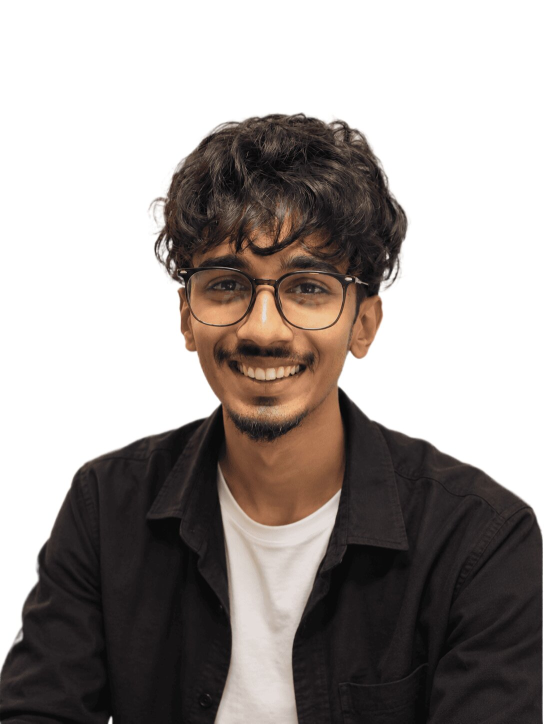
#> input picture me.jpg, 1087 x 1447 px (shown at 1/2 size)
$ python dither.py me.jpg avatar.png 120 3 '#' portrait for About Me
#> lines starting #> are read from the running program, lines starting #| are printed output that depends on the picture; after the words box and inside, x2 and y2 are one past the last pixel; in counts of white or black regions, pixels touching at a corner belong together
#!/usr/bin/env python3
"""
Turn any photo into a 1-bit dithered pixel image (the retro "Mac" look).

usage:
  python3 dither.py input.jpg output.png [width] [pixel_size]

  width       how many "pixels" wide the art is   (default 160)
  pixel_size  how big each pixel is drawn          (default 3)

examples:
  python3 dither.py me.jpg avatar.png 120 3       # portrait for About Me
  python3 dither.py banner.jpg banner.png 240 3   # wide banner
"""
import sys
from PIL import Image, ImageOps, ImageEnhance

src, out = sys.argv[1], sys.argv[2]
width = int(sys.argv[3]) if len(sys.argv) > 3 else 160
px = int(sys.argv[4]) if len(sys.argv) > 4 else 3

img = Image.open(src).convert("L")
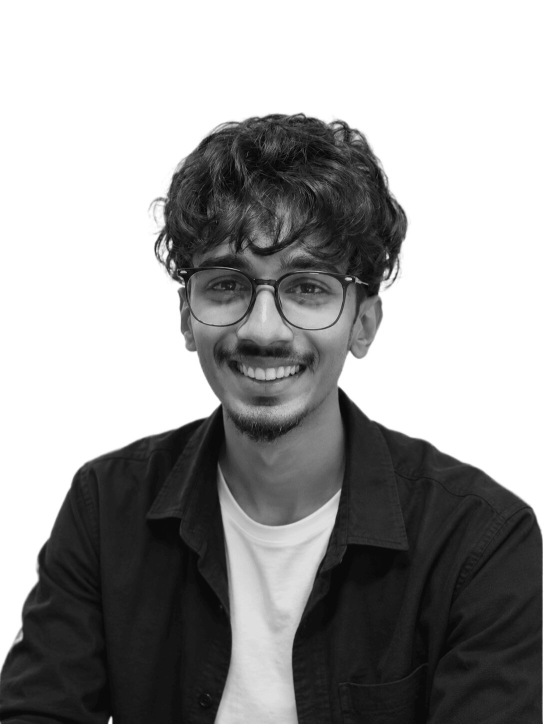
#> img: PIL image 1087x1447 L (shown at 1/2 size); min 0, max 255, mean 156.4
img = ImageOps.autocontrast(img, cutoff=2)
img = ImageEnhance.Contrast(img).enhance(1.4)
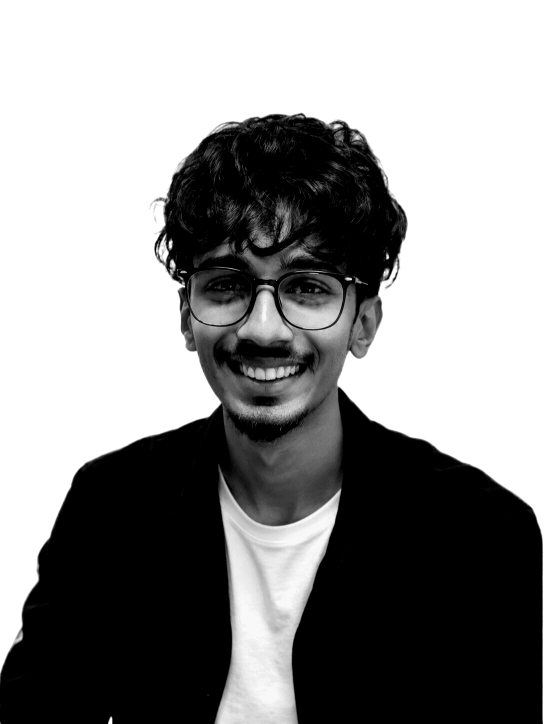
#> img: PIL image 1087x1447 L (shown at 1/2 size); min 0, max 255, mean 143.3

h = int(img.height * width / img.width)
#> h = 159
img = img.resize((width, h), Image.LANCZOS)
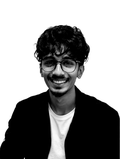
#> img: PIL image 120x159 L; min 0, max 255, mean 143.3

# Floyd–Steinberg dithering to pure black/white
bw = img.convert("1")
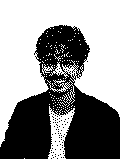
#> bw: PIL image 120x159 1; 56.1% white; 78 black regions (77 under 20 px), largest, box (x1, y1, x2, y2) and area: (0, 25, 120, 159) 8292

# scale up with hard edges so pixels stay crisp
bw = bw.resize((width * px, h * px), Image.NEAREST).convert("L")
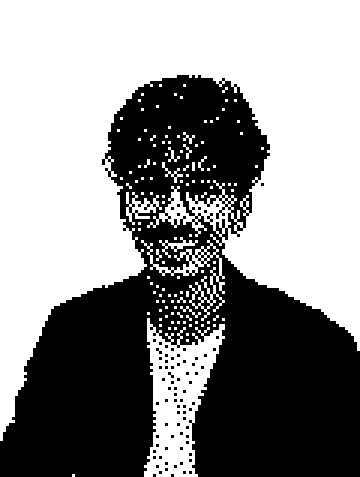
#> bw: PIL image 360x477 L; 56.1% white; 78 black regions (77 under 20 px), largest, box (x1, y1, x2, y2) and area: (0, 75, 360, 477) 74628

# white pixels on transparent background, so it sits on GitHub's dark theme
rgba = Image.new("RGBA", bw.size, (0, 0, 0, 0))
#> rgba: PIL image 360x477 RGBA; every value is 0
white = Image.new("RGBA", bw.size, (230, 237, 243, 255))
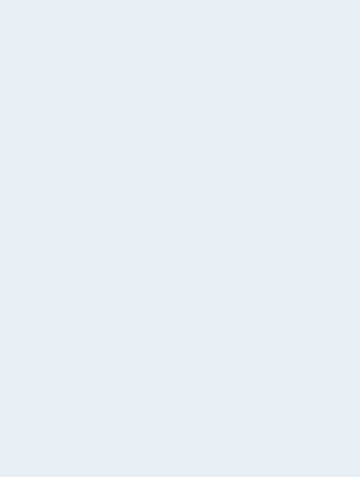
#> white: PIL image 360x477 RGBA; mean R, G, B, A 230, 237, 243, 255
rgba.paste(white, mask=bw)
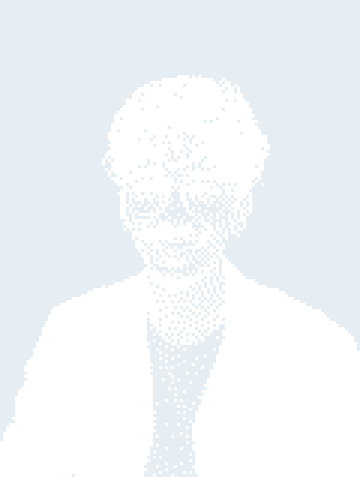
#> rgba: PIL image 360x477 RGBA; mean R, G, B, A 129.1, 133, 136.4, 143.1; transparent parts drawn white
rgba.save(out)
print(f"saved {out}  ({rgba.width}x{rgba.height})")
#| saved avatar.png  (360x477)
